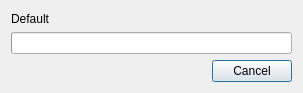
<?xml version="1.0" encoding="UTF-8"?>
<ui version="4.0">
 <class>ProgressController</class>
 <widget class="QDialog" name="ProgressController">
  <property name="geometry">
   <rect>
    <x>0</x>
    <y>0</y>
    <width>303</width>
    <height>93</height>
   </rect>
  </property>
  <property name="windowTitle">
   <string>Dialog</string>
  </property>
  <layout class="QVBoxLayout" name="verticalLayout">
   <item>
    <widget class="QLabel" name="textLabel">
     <property name="text">
      <string>Default</string>
     </property>
    </widget>
   </item>
   <item>
    <widget class="QProgressBar" name="progressBar">
     <property name="maximum">
      <number>100</number>
     </property>
     <property name="value">
      <number>0</number>
     </property>
     <property name="textVisible">
      <bool>false</bool>
     </property>
    </widget>
   </item>
   <item>
    <layout class="QHBoxLayout" name="horizontalLayout">
     <item>
      <spacer name="horizontalSpacer">
       <property name="orientation">
        <enum>Qt::Horizontal</enum>
       </property>
       <property name="sizeHint" stdset="0">
        <size>
         <width>40</width>
         <height>20</height>
        </size>
       </property>
      </spacer>
     </item>
     <item>
      <widget class="QPushButton" name="cancelButton">
       <property name="text">
        <string>Cancel</string>
       </property>
      </widget>
     </item>
    </layout>
   </item>
  </layout>
 </widget>
 <resources/>
 <connections/>
</ui>
